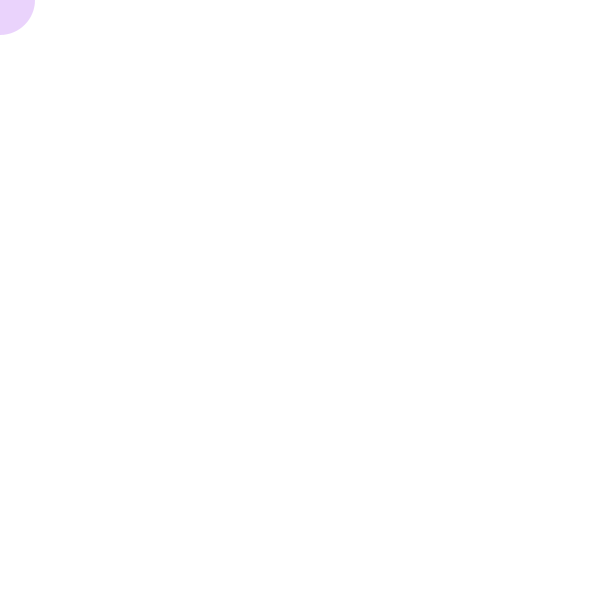
Frame 1 (no input)
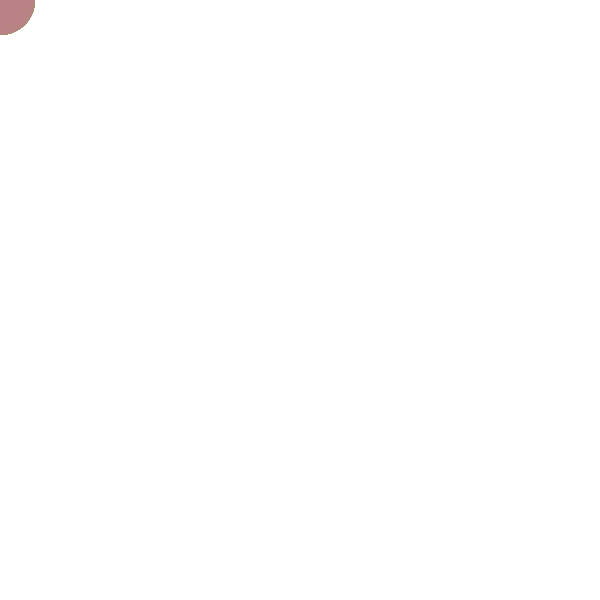
Frame 60 (the mouse pressed at the canvas centre just before this capture)
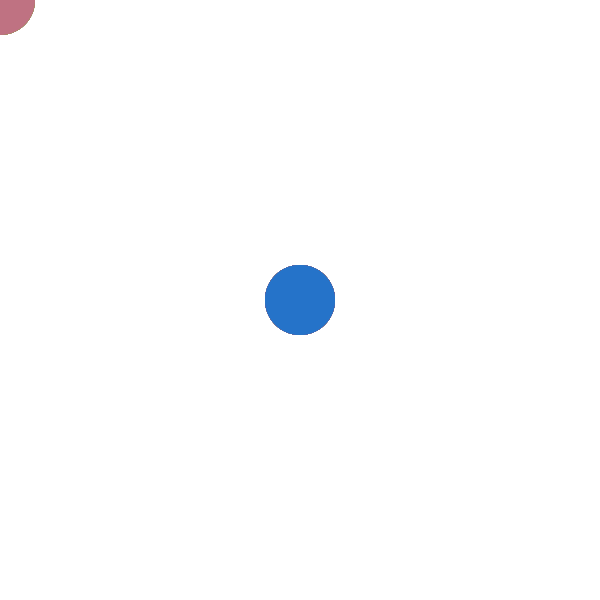
Frame 120 (the mouse held since frame 60 and released just before this capture)

The Processing sketch that drew these frames (run headless with seeded random() and noise(); from frame 60 on, the mouse is pressed at the canvas centre):

// Processing sketch: processing_186658
// ── processing_186658.pde

void setup() {
  background (255);
  size(600, 600);
  noCursor();
   
}
  
void draw() {
noStroke();
fill (random(255), random(255),random(255),random(255));
ellipse (pmouseX, pmouseY, 70, 70);
}
